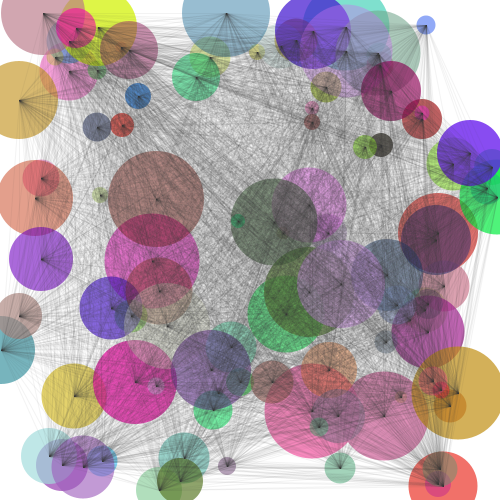
Frame 1 (no input)
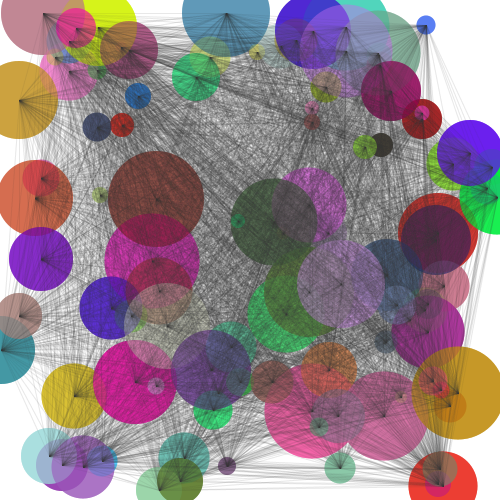
Frame 2 (the mouse pressed at the canvas centre, redrawn once)

The Processing sketch that drew these frames (run headless with seeded random() and noise(); the mouse was pressed at the canvas centre and the sketch redrawn once):

// Processing sketch: processing_53887
// ── processing_53887.pde

//copyright benjamin corwin 2012

int arraylength = 100;//edit for number of shapes
int [] radiusX = new int [arraylength];
int [] locationX = new int [arraylength];
int [] locationY = new int [arraylength];
color[] arraycolor = new color[arraylength];

void setup()
{
  smooth();
  size(500,500);
  background(255);
  radiusXSetup();
  arraycolorSetup();
  locationX();
  locationY();
}
void draw()
{
  drawEllipses();
  drawLines();
  noLoop();
}
void arraycolorSetup()
{
  for (int i = 0; i<arraycolor.length; i++)
  {
    arraycolor[i] = color(int(random(0,255)),int(random(0,255)),int(random(0,255)),int(random(100,200)));
  }
}

void locationX()
{
  for ( int i = 0; i < locationX.length; i ++)
  {
    locationX[i] = int(random(0,width));
  }
}

void locationY()
{
  for ( int i = 0; i < locationY.length; i ++)
  {
    locationY[i] = int(random(0,height));
  }
}

void radiusXSetup()
{
  for ( int i = 0; i < radiusX.length; i ++)
  {
    radiusX[i] = int(random(10,100));
  }
}

void drawEllipses()
{
  for(int i = 0; i< arraylength; i = i + 1)
  {
    noStroke();
    fill(arraycolor[i]);
    ellipse(locationX[i], locationY[i], radiusX[i], radiusX[i]);
  }
}
void drawLines()
{
  stroke(50,15);
  strokeWeight(1);
  for(int i = 0; i< arraylength; i = i +1)
  {
    point(locationX[i], locationY[i]);
    for(int n = 0; n + i < arraylength; n = n + 1)
    {
      line(locationX[i], locationY[i], locationX[i+n],locationY[i+n]);
    }
  }
}
